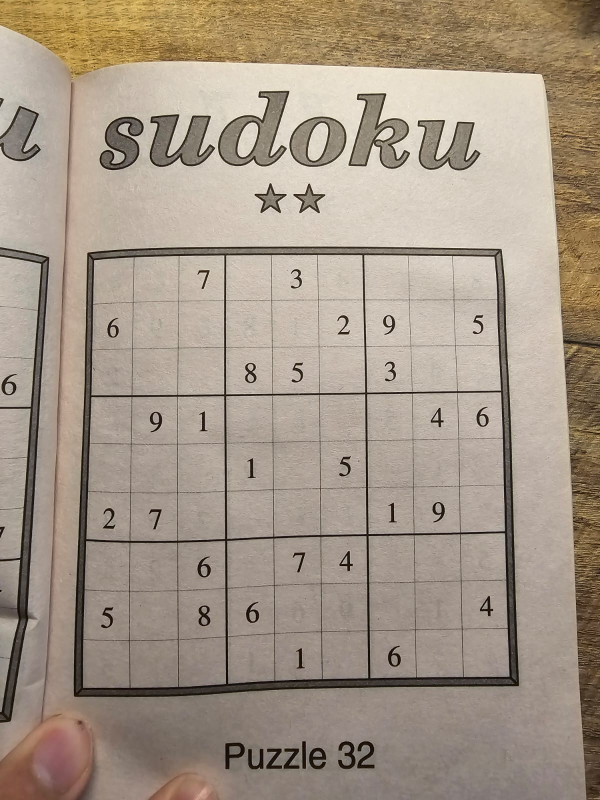
#> input picture assets/sudoku1.jpeg, 1200 x 1600 px (shown at 1/2 size); its folder holds 4 pictures in this run
$ python train.py
#> lines starting #> are read from the running program, lines starting #| are printed output that depends on the picture; after the words box and inside, x2 and y2 are one past the last pixel; in counts of white or black regions, pixels touching at a corner belong together
#> pass 2 of the loop `for im in os.listdir("../../assets"):`:
#> pass 3 of the loop `for im in os.listdir("../../assets"):`:
#> the loop made 4 passes; the first 3 are shown
### tests/sudokuimgs/test.py
import cv2
import numpy as np
import operator
import os
import sys

MIN_CONTOUR_AREA = 265
MAX_CONTOUR_AREA = 7500

RZW, RZH = 20, 30

# Organize points
def order_points(pts):

    rect = np.zeros((4,2), dtype="float32")

    s = pts.sum(axis=1)
    rect[0] = pts[np.argmin(s)]
    rect[3] = pts[np.argmax(s)]

    diff = np.diff(pts, axis=1)
    rect[1] = pts[np.argmin(diff)]
    rect[2] = pts[np.argmax(diff)]

    return rect


# [6 lines left out: function preprocess_img, not called in this run]


def find_board(imagepath):
#> called with imagepath = '../../assets/sudoku1.jpeg'
    img = cv2.imread(imagepath, 0)
#> img: shape (1600, 1200); min 0, max 255, mean 153.2
    cv2.imshow("orig", img)
    cv2.waitKey(0)
    gaus = cv2.GaussianBlur(img, (5,5), cv2.BORDER_DEFAULT)

    thresh = cv2.adaptiveThreshold(gaus, 255, cv2.ADAPTIVE_THRESH_GAUSSIAN_C, cv2.THRESH_BINARY, 11, 3)
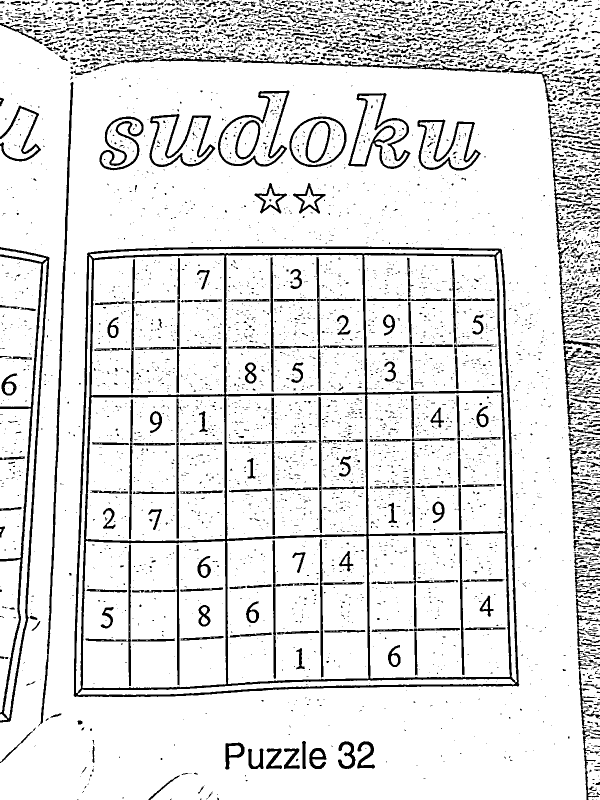
#> thresh: shape (1600, 1200) (shown at 1/2 size); 88.2% white; 5805 black regions (4720 under 20 px), largest, box (x1, y1, x2, y2) and area: (147, 493, 1039, 1394) 45650, (0, 494, 99, 1445) 9817, (76, 164, 147, 1453) 5629
    thresh = cv2.bitwise_not(thresh)
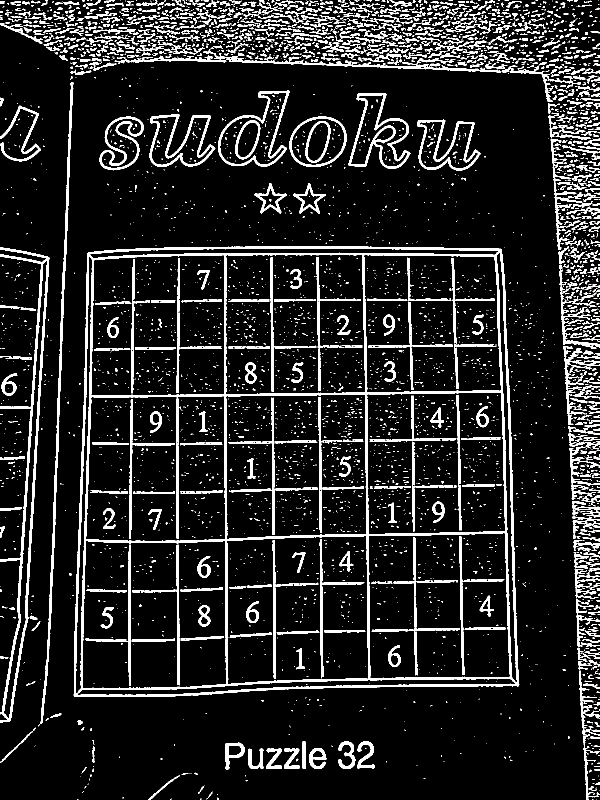
#> thresh: shape (1600, 1200) (shown at 1/2 size); 11.8% white; 5805 white regions (4720 under 20 px)

    contours, hier = cv2.findContours(thresh, cv2.RETR_EXTERNAL, cv2.CHAIN_APPROX_SIMPLE)
#> contours = 3217 contours, 2618 with area under 20; largest, box (x1, y1, x2, y2) and area: (147, 493, 1039, 1394) 761912, (0, 494, 99, 1445) 17247, (436, 181, 579, 333) 12569, (696, 186, 821, 338) 10210, (579, 233, 693, 334) 8954

    # biggest contour
    maxapprox = None
    maxarea = 0
    for cnt in contours:
        approx = cv2.approxPolyDP(cnt, 0.01 * cv2.arcLength(cnt, True), True)
        area = cv2.contourArea(cnt)
        if len(approx) == 4:
            maxapprox = approx
            maxarea = max(maxarea, area)
#> this loop made 3217 passes
#> area on passes 18, 20, 24: 34.5, 22.5, 27

    contour = max(contours, key = cv2.contourArea)
#> contour = contour of 497 points, box (x1, y1, x2, y2) (147, 493, 1039, 1394), area 761912

    per = cv2.arcLength(contour, True)
#> per = 3589.7
    ap = cv2.approxPolyDP(contour, 0.05 * per, True)
#> ap = [[176, 505], [148, 1392], [1036, 1372], [1002, 498]]

    out = img.copy()
    cv2.drawContours(out, [contour], -1, (0,255,0), 3)
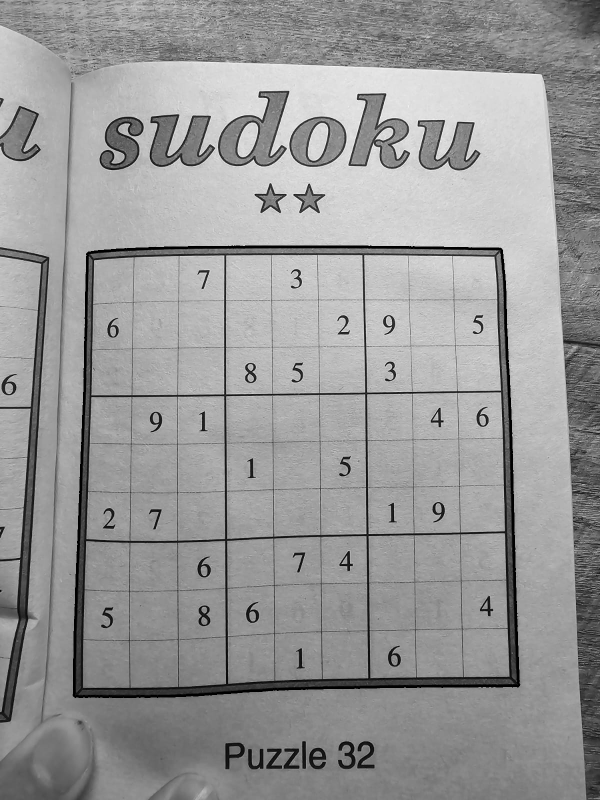
#> out: shape (1600, 1200) (shown at 1/2 size); min 0, max 255, mean 152.4

    pts1 = []
    for point in ap:
        x, y = point[0]
        pts1.append([x, y])
        cv2.circle(out, (x,y), 7, (0,0,0), -1)
#> this loop made 4 passes
#> out: shape (1600, 1200); 0.02% of pixels changed, all inside (x1, y1, x2, y2) = (141, 491, 1044, 1400)
#> after the loop, pts1 has the same summary as ap

    ap = img.copy()

    # finds polygon on closed contour
    approx = cv2.approxPolyDP(contour, 0.010 * cv2.arcLength(contour, True), True)
#> approx has the same summary as ap

    n = approx.ravel()
#> n = [176, 505, 148, 1392, 1036, 1372, 1002, 498]

    pts1 = np.float32(pts1)
    pts1 = order_points(pts1)
#> in order_points, `s = pts.sum(axis=1)`: s = [681, 1540, 2408, 1500]
#> in order_points, `diff = np.diff(pts, axis=1)`: diff = [329, 1244, 336, -504]
#> pts1 = [[176, 505], [1002, 498], [148, 1392], [1036, 1372]]

    [intx, inty, intw, inth] = cv2.boundingRect(contour)
#> intx = 147; inty = 493; intw = 892; inth = 901
    pts2 = np.float32([
        [0,0],
        [intx+intw, 0],
        [0, inty+inth],
        [intx+intw, inty+inth]
        ])
#> pts2 = [[0, 0], [1039, 0], [0, 1394], [1039, 1394]]

    M = cv2.getPerspectiveTransform( pts1, pts2 )
#> M = [[1.29, 0.0408, -248.3], [0.0149, 1.76, -892.3], [-1.58e-05, 8.84e-05, 1]]

    warp = img.copy()
    dst = cv2.warpPerspective(img, M, (intx+intw, inty+inth))
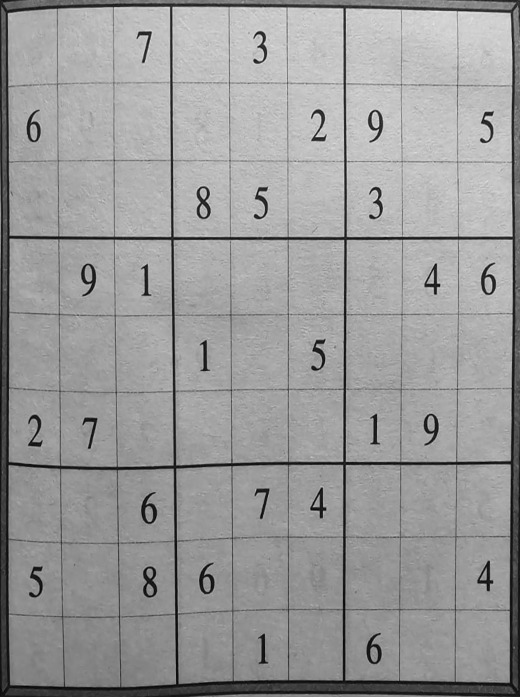
#> dst: shape (1394, 1039) (shown at 1/2 size); min 0, max 243, mean 154.8
    rsdst = cv2.resize(dst, (900, 900))
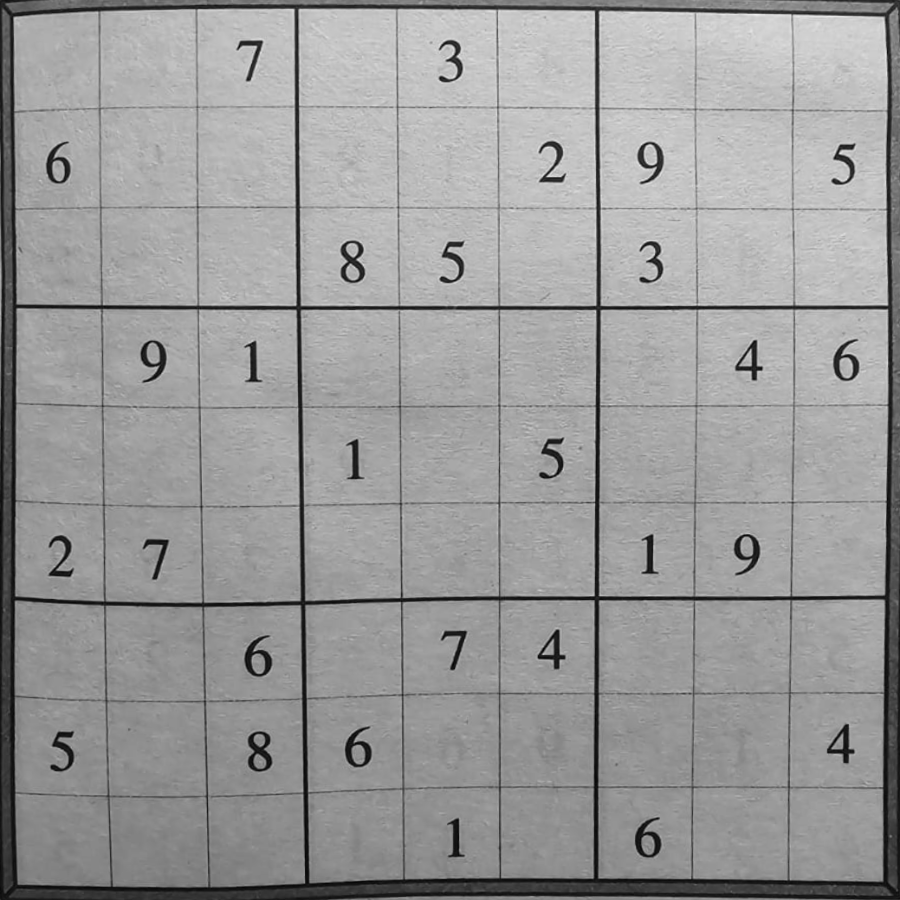
#> rsdst: shape (900, 900); min 2, max 238, mean 154.7

    return rsdst


class ContourWithData():

    npaContour = None
    boundingRect = None
    intRectX = 0
    intRectY = 0
    intRectWidth = 0
    intRectHeight = 0

    ch_digit = ''

    fltArea = 0.0

    # [6 lines left out: function calculateRectTopLeftPointAndWidthAndHeight, not called in this run]

    def checkIfContourValid(self):
        if self.fltArea < MIN_CONTOUR_AREA or self.fltArea > MAX_CONTOUR_AREA: return False
        return True

    def contourGetDims(self):
        return self.intRectX, self.intRectY, self.intRectWidth, self.intRectHeight


# Rename this, redundant af
class DigitContours():
    contours: ContourWithData = []
    avg_area = -1
    avg_height = -1
    avg_width = -1

    def __init__(self):
        pass

    # [51 lines left out: functions unload, calc_avg_area, append_contours, within_area, not called in this run]

    # Organize contours from topleft to bottomright
    # Idea 1:
        # Draw a horizontal line across image.
        # Go top to bottom
        # Once contour is intersected, calculate distance from top, use as stride
        # Get digit in contour
    def organize(self):
        pass


# [105 lines left out: functions load_knn, get_images, main, not called in this run]


# [2 lines that do not run on import are left out]

### tests/sudokuimgs/train.py
import cv2
import numpy as np
import matplotlib.pyplot as plt
import os, sys
from test import find_board

def showimg(img, name="IMG"):
    cv2.imshow(name, img)
    cv2.waitKey(0)

images = []
path = "../../assets"
for im in os.listdir("../../assets"):
    if "sudoku" in im:
        images.append(os.path.join(path,im))


cropped_imgs = []

for im in images:
    cropped_imgs.append(find_board(im))
#> pass 2 of the loop `for im in images:`:
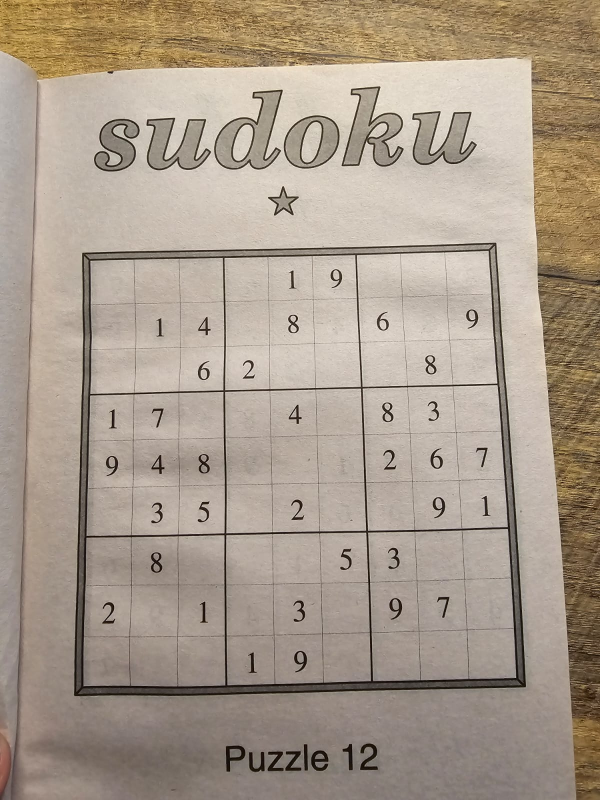
#> input picture assets/sudoku2.jpeg, 1200 x 1600 px (shown at 1/2 size)
#> in find_board (call 2), `thresh = cv2.bitwise_not(thresh)`:
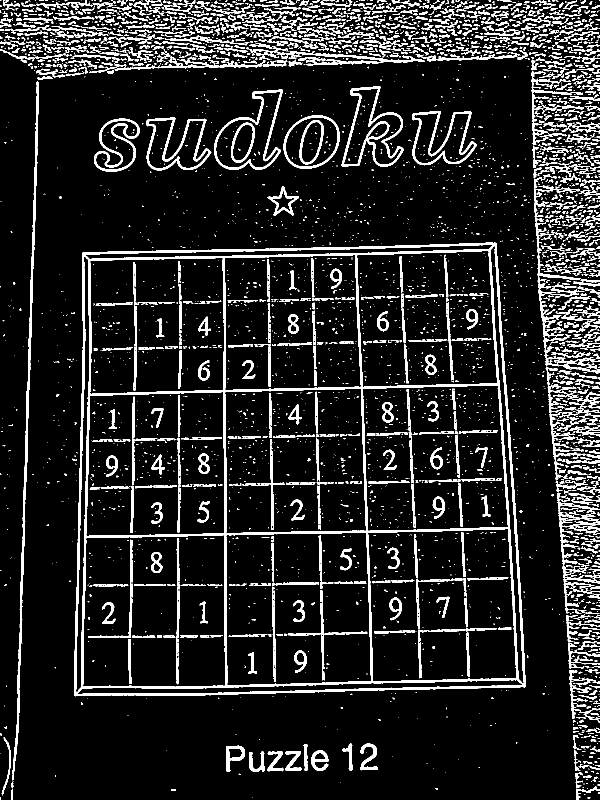
#> thresh: shape (1600, 1200) (shown at 1/2 size); 11.7% white; 5400 white regions (4086 under 20 px)
#> contours = 3613 contours, 2906 with area under 20; largest, box (x1, y1, x2, y2) and area: (148, 485, 1052, 1393) 767672, (428, 179, 566, 340) 12691, (682, 172, 808, 334) 11051, (567, 230, 679, 338) 9267, (824, 222, 954, 331) 8605
#> the loop in find_board (call 2), `for cnt in contours:` made 3613 passes
#> area on passes 6, 7, 11: 23, 32.5, 189.5
#> contour = contour of 386 points, box (x1, y1, x2, y2) (148, 485, 1052, 1393), area 767672
#> per = 3587.3
#> ap = [[992, 486], [164, 506], [149, 1391], [1051, 1373]]
#> the loop in find_board (call 2), `for point in ap:` made 4 passes
#> after the loop in find_board (call 2), `for point in ap:`: pts1 has the same summary as ap
#> in find_board (call 2), `approx = cv2.approxPolyDP(contour, 0.010 * cv2.arcLength(contour, True..`: approx has the same summary as ap
#> n = [992, 486, 164, 506, 149, 1391, 1051, 1373]
#> in find_board (call 2), `pts1 = order_points(pts1)`: pts1 = [[164, 506], [992, 486], [149, 1391], [1051, 1373]]
#> intx = 148; inty = 485; intw = 904; inth = 908
#> pts2 = [[0, 0], [1052, 0], [0, 1393], [1052, 1393]]
#> M = [[1.35, 0.0228, -232.3], [0.0437, 1.81, -922.7], [7.58e-06, 0.000106, 1]]
#> dst: shape (1393, 1052)
#> in find_board (call 2), `rsdst = cv2.resize(dst, (900, 900))`:
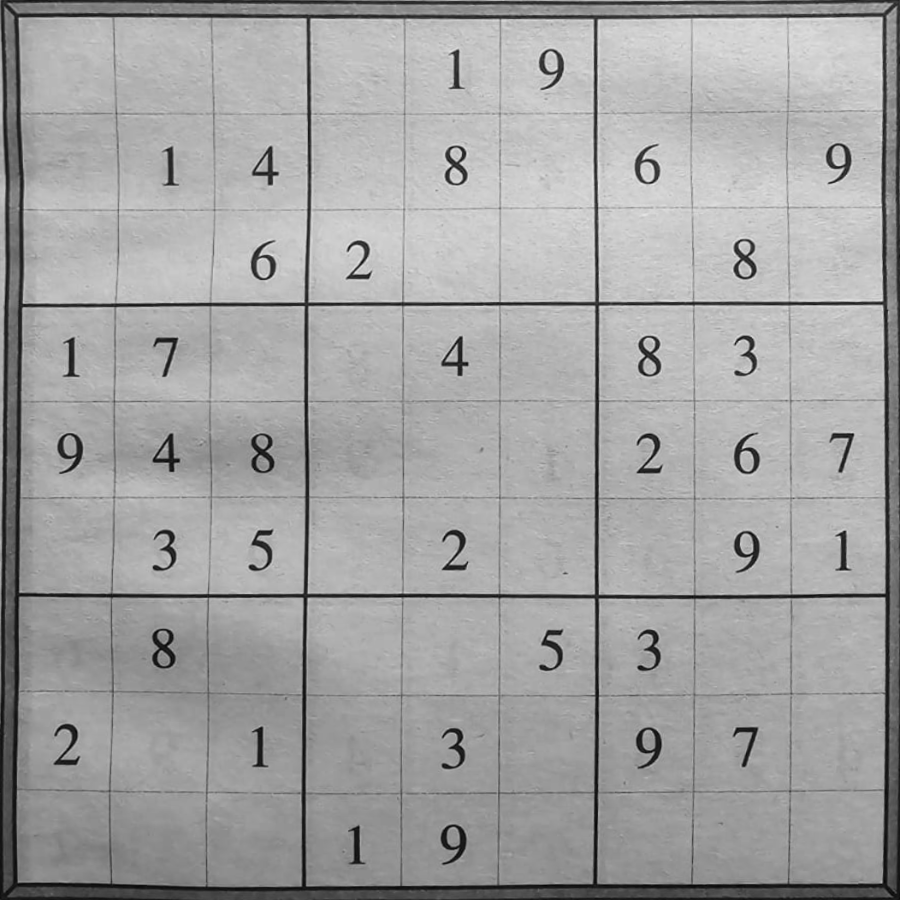
#> rsdst: shape (900, 900); min 5, max 236, mean 163.1
#> pass 3 of the loop `for im in images:`:
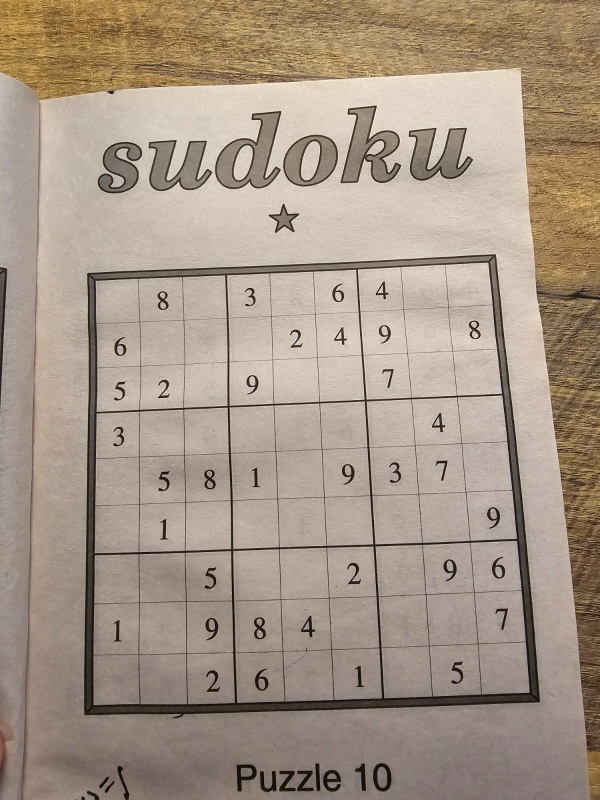
#> input picture assets/sudoku3.jpeg, 1200 x 1600 px (shown at 1/2 size)
#> in find_board (call 3), `thresh = cv2.bitwise_not(thresh)`:
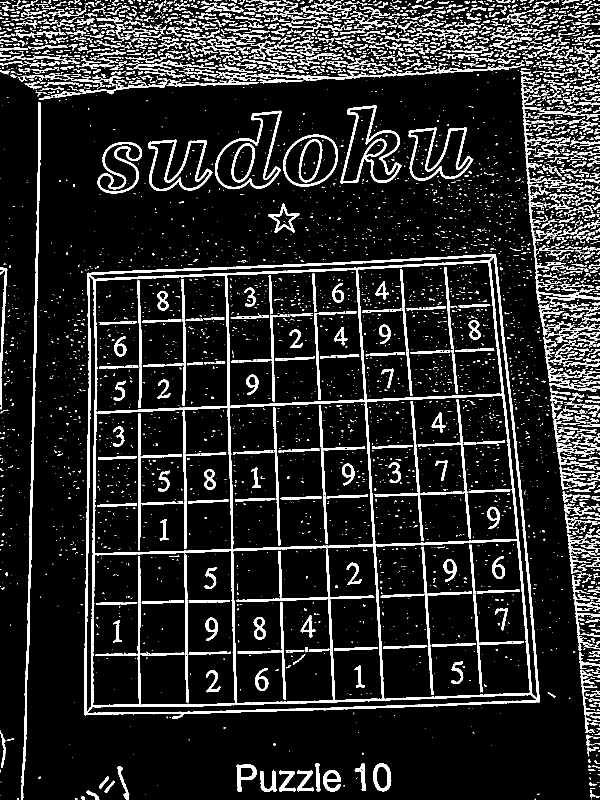
#> thresh: shape (1600, 1200) (shown at 1/2 size); 12.7% white; 6382 white regions (5033 under 20 px)
#> contours = 4598 contours, 3809 with area under 20; largest, box (x1, y1, x2, y2) and area: (168, 508, 1080, 1438) 770790, (430, 221, 563, 379) 11982, (680, 210, 803, 367) 10452, (566, 269, 676, 373) 8783, (817, 255, 947, 362) 8218
#> the loop in find_board (call 3), `for cnt in contours:` made 4598 passes
#> area on passes 6, 10, 11: 35.5, 150.5, 40.5
#> the loop in find_board (call 3), `for point in ap:` made 4 passes
#> point on passes 1 to 4: [[990, 508]], [[174, 547]], [[170, 1430]], [[1079, 1403]]
#> dst: shape (1438, 1080)
#> in find_board (call 3), `rsdst = cv2.resize(dst, (900, 900))`:
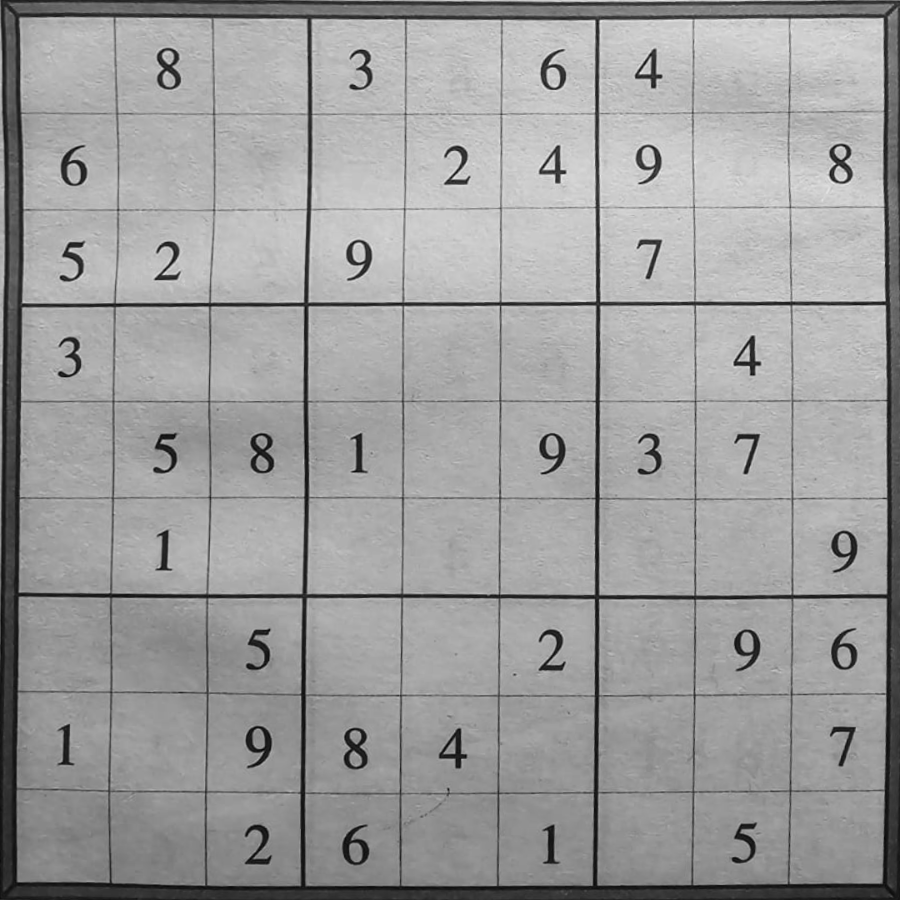
#> rsdst: shape (900, 900); min 3, max 235, mean 157.5
# cropped_imgs.append(find_board("../../assets/sudoku3.jpeg"))


MIN_CONTOUR_AREA = 300
MAX_CONTOUR_AREA = 7000

RZW, RZH = 20, 30

for img in cropped_imgs:

    imgBlurred = cv2.GaussianBlur(img, (5,5), 0)

    _, imgThresh = cv2.threshold(imgBlurred, 80, 255, cv2.THRESH_BINARY)

    showimg(imgThresh, "imgThresh")
    showimg(img, "img")

    imgThreshCopy = imgThresh.copy()

    npaContours, npaHier = cv2.findContours(imgThreshCopy, cv2.RETR_LIST, cv2.CHAIN_APPROX_NONE)

    intClassifications = []
    intValidChars = [ord('0'), ord('1'), ord('2'), ord('3'), ord('4'), ord('5'), ord('6'), ord('7'), ord('8'), ord('9')]
    npaFlattenedImages =  np.empty((0, RZW * RZH))

    for npaContour in npaContours:
        if cv2.contourArea(npaContour) > MIN_CONTOUR_AREA and cv2.contourArea(npaContour) < MAX_CONTOUR_AREA:
            [ intx, inty, intw, inth ] = cv2.boundingRect(npaContour)

            cv2.rectangle(img, (intx, inty), (intx+intw, inty+inth), (0,0,255), 2)

            imgROI = imgThresh[inty:inty+inth, intx:intx+intw]
            imgROIResize = cv2.resize(imgROI, (RZW, RZH))

            cv2.imshow("imgroi",imgROI )
            cv2.imshow("imgroiresize", imgROIResize)
            cv2.imshow("img", img)

            intChar = cv2.waitKey(0)

            if intChar == 27:
                sys.exit()
#> (the program exits here)
